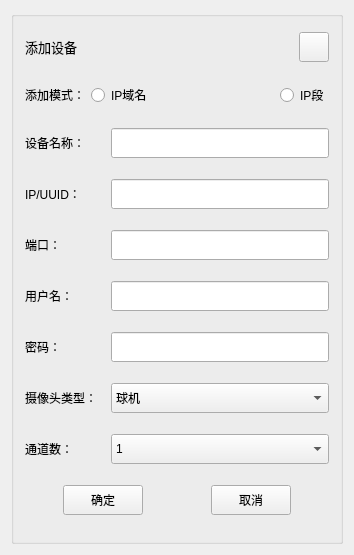
<?xml version="1.0" encoding="UTF-8"?>
<ui version="4.0">
 <class>AddDevice</class>
 <widget class="QWidget" name="AddDevice">
  <property name="geometry">
   <rect>
    <x>0</x>
    <y>0</y>
    <width>354</width>
    <height>555</height>
   </rect>
  </property>
  <property name="windowTitle">
   <string>AddDevice</string>
  </property>
  <property name="styleSheet">
   <string notr="true"/>
  </property>
  <layout class="QGridLayout" name="gridLayout_2">
   <item row="0" column="0">
    <widget class="QGroupBox" name="groupBox">
     <property name="title">
      <string/>
     </property>
     <layout class="QGridLayout" name="gridLayout">
      <property name="topMargin">
       <number>0</number>
      </property>
      <item row="1" column="0">
       <widget class="QLabel" name="label">
        <property name="text">
         <string>添加模式：</string>
        </property>
       </widget>
      </item>
      <item row="1" column="1">
       <widget class="QRadioButton" name="radioButton_name">
        <property name="text">
         <string>IP域名</string>
        </property>
       </widget>
      </item>
      <item row="0" column="0" colspan="4">
       <layout class="QHBoxLayout" name="horizontalLayout_6">
        <property name="spacing">
         <number>0</number>
        </property>
        <item>
         <widget class="QLabel" name="label_2">
          <property name="maximumSize">
           <size>
            <width>16777215</width>
            <height>30</height>
           </size>
          </property>
          <property name="font">
           <font>
            <family>微软雅黑</family>
            <pointsize>10</pointsize>
            <weight>50</weight>
            <italic>false</italic>
            <bold>false</bold>
           </font>
          </property>
          <property name="styleSheet">
           <string notr="true">font: 10pt &quot;微软雅黑&quot;;</string>
          </property>
          <property name="text">
           <string>添加设备</string>
          </property>
         </widget>
        </item>
        <item>
         <widget class="QPushButton" name="btnClose">
          <property name="minimumSize">
           <size>
            <width>30</width>
            <height>30</height>
           </size>
          </property>
          <property name="maximumSize">
           <size>
            <width>30</width>
            <height>30</height>
           </size>
          </property>
          <property name="text">
           <string/>
          </property>
          <property name="icon">
           <iconset resource="res.qrc">
            <normaloff>:/res/SoftIcon/Cancel.png</normaloff>:/res/SoftIcon/Cancel.png</iconset>
          </property>
          <property name="iconSize">
           <size>
            <width>30</width>
            <height>30</height>
           </size>
          </property>
         </widget>
        </item>
       </layout>
      </item>
      <item row="2" column="0" colspan="4">
       <layout class="QHBoxLayout" name="horizontalLayout">
        <item>
         <widget class="QLabel" name="label_Name">
          <property name="minimumSize">
           <size>
            <width>80</width>
            <height>0</height>
           </size>
          </property>
          <property name="text">
           <string>设备名称：</string>
          </property>
         </widget>
        </item>
        <item>
         <widget class="QLineEdit" name="lineEdit_Name">
          <property name="minimumSize">
           <size>
            <width>0</width>
            <height>30</height>
           </size>
          </property>
         </widget>
        </item>
       </layout>
      </item>
      <item row="1" column="2">
       <spacer name="horizontalSpacer">
        <property name="orientation">
         <enum>Qt::Horizontal</enum>
        </property>
        <property name="sizeHint" stdset="0">
         <size>
          <width>40</width>
          <height>20</height>
         </size>
        </property>
       </spacer>
      </item>
      <item row="5" column="0" colspan="4">
       <layout class="QHBoxLayout" name="horizontalLayout_4">
        <item>
         <widget class="QLabel" name="label_5">
          <property name="minimumSize">
           <size>
            <width>80</width>
            <height>0</height>
           </size>
          </property>
          <property name="text">
           <string>用户名：</string>
          </property>
         </widget>
        </item>
        <item>
         <widget class="QLineEdit" name="lineEdit_Usr">
          <property name="minimumSize">
           <size>
            <width>0</width>
            <height>30</height>
           </size>
          </property>
         </widget>
        </item>
       </layout>
      </item>
      <item row="4" column="0" colspan="4">
       <layout class="QHBoxLayout" name="horizontalLayout_3">
        <item>
         <widget class="QLabel" name="label_4">
          <property name="minimumSize">
           <size>
            <width>80</width>
            <height>0</height>
           </size>
          </property>
          <property name="text">
           <string>端口：</string>
          </property>
         </widget>
        </item>
        <item>
         <widget class="QLineEdit" name="lineEdit_Port">
          <property name="minimumSize">
           <size>
            <width>0</width>
            <height>30</height>
           </size>
          </property>
         </widget>
        </item>
       </layout>
      </item>
      <item row="7" column="0" colspan="4">
       <layout class="QHBoxLayout" name="horizontalLayout_7">
        <item>
         <widget class="QLabel" name="label_8">
          <property name="maximumSize">
           <size>
            <width>80</width>
            <height>16777215</height>
           </size>
          </property>
          <property name="text">
           <string>摄像头类型：</string>
          </property>
         </widget>
        </item>
        <item>
         <widget class="QComboBox" name="comboBox_Type">
          <property name="minimumSize">
           <size>
            <width>0</width>
            <height>30</height>
           </size>
          </property>
          <item>
           <property name="text">
            <string>球机</string>
           </property>
          </item>
          <item>
           <property name="text">
            <string>枪机</string>
           </property>
          </item>
          <item>
           <property name="text">
            <string>高速球</string>
           </property>
          </item>
          <item>
           <property name="text">
            <string>摄像机</string>
           </property>
          </item>
          <item>
           <property name="text">
            <string>抓拍机</string>
           </property>
          </item>
          <item>
           <property name="text">
            <string>比对机</string>
           </property>
          </item>
         </widget>
        </item>
       </layout>
      </item>
      <item row="9" column="0" colspan="4">
       <layout class="QHBoxLayout" name="horizontalLayout_10">
        <item>
         <spacer name="horizontalSpacer_3">
          <property name="orientation">
           <enum>Qt::Horizontal</enum>
          </property>
          <property name="sizeHint" stdset="0">
           <size>
            <width>40</width>
            <height>20</height>
           </size>
          </property>
         </spacer>
        </item>
        <item>
         <widget class="QPushButton" name="btnSure">
          <property name="sizePolicy">
           <sizepolicy hsizetype="Minimum" vsizetype="Minimum">
            <horstretch>0</horstretch>
            <verstretch>0</verstretch>
           </sizepolicy>
          </property>
          <property name="maximumSize">
           <size>
            <width>16777215</width>
            <height>30</height>
           </size>
          </property>
          <property name="text">
           <string>确定</string>
          </property>
          <property name="icon">
           <iconset resource="res.qrc">
            <normaloff>:/res/SoftIcon/check.png</normaloff>:/res/SoftIcon/check.png</iconset>
          </property>
         </widget>
        </item>
        <item>
         <spacer name="horizontalSpacer_2">
          <property name="orientation">
           <enum>Qt::Horizontal</enum>
          </property>
          <property name="sizeHint" stdset="0">
           <size>
            <width>63</width>
            <height>20</height>
           </size>
          </property>
         </spacer>
        </item>
        <item>
         <widget class="QPushButton" name="btnCancel">
          <property name="sizePolicy">
           <sizepolicy hsizetype="Minimum" vsizetype="Preferred">
            <horstretch>0</horstretch>
            <verstretch>0</verstretch>
           </sizepolicy>
          </property>
          <property name="maximumSize">
           <size>
            <width>16777215</width>
            <height>30</height>
           </size>
          </property>
          <property name="text">
           <string>取消</string>
          </property>
          <property name="icon">
           <iconset resource="res.qrc">
            <normaloff>:/res/SoftIcon/Cancel.png</normaloff>:/res/SoftIcon/Cancel.png</iconset>
          </property>
         </widget>
        </item>
        <item>
         <spacer name="horizontalSpacer_4">
          <property name="orientation">
           <enum>Qt::Horizontal</enum>
          </property>
          <property name="sizeHint" stdset="0">
           <size>
            <width>40</width>
            <height>20</height>
           </size>
          </property>
         </spacer>
        </item>
       </layout>
      </item>
      <item row="1" column="3">
       <widget class="QRadioButton" name="radioButton_paragr">
        <property name="text">
         <string>IP段</string>
        </property>
       </widget>
      </item>
      <item row="3" column="0" colspan="4">
       <layout class="QHBoxLayout" name="horizontalLayout_2">
        <item>
         <widget class="QLabel" name="label_Addr">
          <property name="minimumSize">
           <size>
            <width>80</width>
            <height>0</height>
           </size>
          </property>
          <property name="text">
           <string>IP/UUID：</string>
          </property>
         </widget>
        </item>
        <item>
         <widget class="QLineEdit" name="lineEdit_Addr">
          <property name="minimumSize">
           <size>
            <width>0</width>
            <height>30</height>
           </size>
          </property>
         </widget>
        </item>
       </layout>
      </item>
      <item row="6" column="0" colspan="4">
       <layout class="QHBoxLayout" name="horizontalLayout_5">
        <item>
         <widget class="QLabel" name="label_6">
          <property name="minimumSize">
           <size>
            <width>80</width>
            <height>0</height>
           </size>
          </property>
          <property name="text">
           <string>密码：</string>
          </property>
         </widget>
        </item>
        <item>
         <widget class="QLineEdit" name="lineEdit_Pwd">
          <property name="minimumSize">
           <size>
            <width>0</width>
            <height>30</height>
           </size>
          </property>
          <property name="echoMode">
           <enum>QLineEdit::Password</enum>
          </property>
         </widget>
        </item>
       </layout>
      </item>
      <item row="8" column="0" colspan="4">
       <layout class="QHBoxLayout" name="horizontalLayout_8">
        <item>
         <widget class="QLabel" name="label_9">
          <property name="maximumSize">
           <size>
            <width>80</width>
            <height>16777215</height>
           </size>
          </property>
          <property name="text">
           <string>通道数：</string>
          </property>
         </widget>
        </item>
        <item>
         <widget class="QComboBox" name="comboBox_ChannelNo">
          <property name="minimumSize">
           <size>
            <width>0</width>
            <height>30</height>
           </size>
          </property>
          <item>
           <property name="text">
            <string>1</string>
           </property>
          </item>
          <item>
           <property name="text">
            <string>4</string>
           </property>
          </item>
          <item>
           <property name="text">
            <string>8</string>
           </property>
          </item>
          <item>
           <property name="text">
            <string>16</string>
           </property>
          </item>
          <item>
           <property name="text">
            <string>32</string>
           </property>
          </item>
         </widget>
        </item>
       </layout>
      </item>
     </layout>
    </widget>
   </item>
  </layout>
 </widget>
 <layoutdefault spacing="6" margin="11"/>
 <resources>
  <include location="res.qrc"/>
 </resources>
 <connections/>
</ui>
